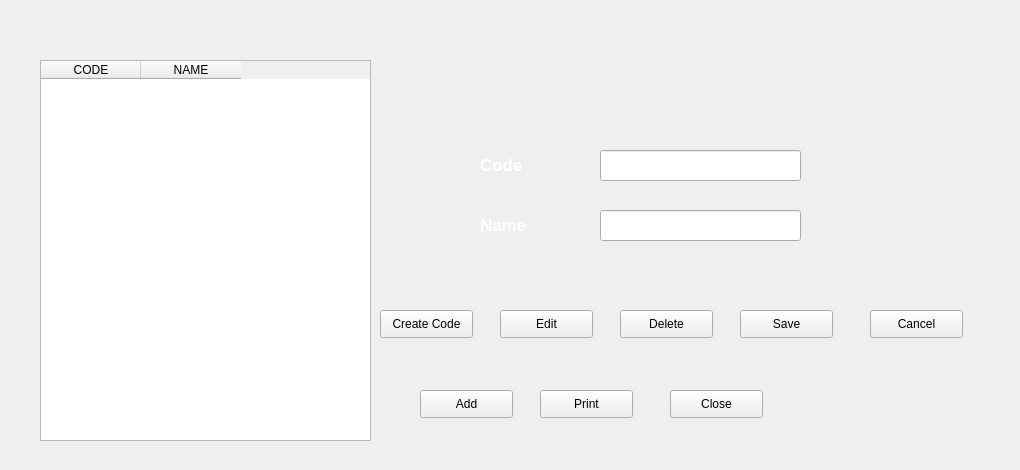
      <widget class="QWidget" name="Code1Details">
       <widget class="QLabel" name="label_2">
        <property name="geometry">
         <rect>
          <x>0</x>
          <y>0</y>
          <width>1011</width>
          <height>461</height>
         </rect>
        </property>
        <property name="autoFillBackground">
         <bool>false</bool>
        </property>
        <property name="text">
         <string/>
        </property>
        <property name="pixmap">
         <pixmap>../Empty.png</pixmap>
        </property>
       </widget>
       <widget class="QTableWidget" name="tableWidget_1">
        <property name="geometry">
         <rect>
          <x>40</x>
          <y>60</y>
          <width>331</width>
          <height>381</height>
         </rect>
        </property>
        <property name="columnCount">
         <number>2</number>
        </property>
        <column>
         <property name="text">
          <string>CODE</string>
         </property>
        </column>
        <column>
         <property name="text">
          <string>NAME</string>
         </property>
        </column>
       </widget>
       <widget class="QLabel" name="lb_parameter_name_1">
        <property name="geometry">
         <rect>
          <x>480</x>
          <y>210</y>
          <width>101</width>
          <height>31</height>
         </rect>
        </property>
        <property name="font">
         <font>
          <pointsize>13</pointsize>
          <weight>75</weight>
          <bold>true</bold>
         </font>
        </property>
        <property name="text">
         <string>&lt;html&gt;&lt;head/&gt;&lt;body&gt;&lt;p&gt;&lt;span style=&quot; color:#ffffff;&quot;&gt;Name&lt;/span&gt;&lt;/p&gt;&lt;/body&gt;&lt;/html&gt;</string>
        </property>
       </widget>
       <widget class="QLabel" name="lb_parameter_code_1">
        <property name="geometry">
         <rect>
          <x>480</x>
          <y>150</y>
          <width>101</width>
          <height>31</height>
         </rect>
        </property>
        <property name="font">
         <font>
          <pointsize>13</pointsize>
          <weight>75</weight>
          <bold>true</bold>
         </font>
        </property>
        <property name="text">
         <string>&lt;html&gt;&lt;head/&gt;&lt;body&gt;&lt;p&gt;&lt;span style=&quot; color:#ffffff;&quot;&gt;Code&lt;/span&gt;&lt;/p&gt;&lt;/body&gt;&lt;/html&gt;</string>
        </property>
       </widget>
       <widget class="QLineEdit" name="le_parameter_code_1">
        <property name="geometry">
         <rect>
          <x>600</x>
          <y>150</y>
          <width>201</width>
          <height>31</height>
         </rect>
        </property>
       </widget>
       <widget class="QLineEdit" name="le_parameter_name_1">
        <property name="geometry">
         <rect>
          <x>600</x>
          <y>210</y>
          <width>201</width>
          <height>31</height>
         </rect>
        </property>
        <property name="text">
         <string/>
        </property>
       </widget>
       <widget class="QPushButton" name="pb_parameter_create_1">
        <property name="geometry">
         <rect>
          <x>380</x>
          <y>310</y>
          <width>93</width>
          <height>28</height>
         </rect>
        </property>
        <property name="text">
         <string>Create Code</string>
        </property>
       </widget>
       <widget class="QPushButton" name="pb_parameter_delete_1">
        <property name="geometry">
         <rect>
          <x>620</x>
          <y>310</y>
          <width>93</width>
          <height>28</height>
         </rect>
        </property>
        <property name="text">
         <string>Delete</string>
        </property>
       </widget>
       <widget class="QPushButton" name="pb_parameter_save_1">
        <property name="geometry">
         <rect>
          <x>740</x>
          <y>310</y>
          <width>93</width>
          <height>28</height>
         </rect>
        </property>
        <property name="text">
         <string>Save</string>
        </property>
       </widget>
       <widget class="QPushButton" name="pb_parameter_edit_1">
        <property name="geometry">
         <rect>
          <x>500</x>
          <y>310</y>
          <width>93</width>
          <height>28</height>
         </rect>
        </property>
        <property name="text">
         <string>Edit</string>
        </property>
       </widget>
       <widget class="QPushButton" name="pb_parameter_cancel_1">
        <property name="geometry">
         <rect>
          <x>870</x>
          <y>310</y>
          <width>93</width>
          <height>28</height>
         </rect>
        </property>
        <property name="text">
         <string>Cancel</string>
        </property>
       </widget>
       <widget class="QPushButton" name="pb_parameter_close_1">
        <property name="geometry">
         <rect>
          <x>670</x>
          <y>390</y>
          <width>93</width>
          <height>28</height>
         </rect>
        </property>
        <property name="text">
         <string>Close</string>
        </property>
       </widget>
       <widget class="QPushButton" name="pb_parameter_print_1">
        <property name="geometry">
         <rect>
          <x>540</x>
          <y>390</y>
          <width>93</width>
          <height>28</height>
         </rect>
        </property>
        <property name="text">
         <string>Print</string>
        </property>
       </widget>
       <widget class="QPushButton" name="pb_parameter_add">
        <property name="geometry">
         <rect>
          <x>420</x>
          <y>390</y>
          <width>93</width>
          <height>28</height>
         </rect>
        </property>
        <property name="text">
         <string>Add</string>
        </property>
       </widget>
      </widget>
